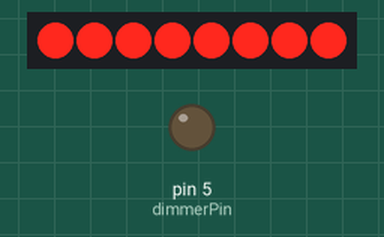
Recording of a sketch running on a simulated Arduino Uno, built with avr-gcc and run on an emulated ATmega328P. Parts: 8 shift-register outputs drawn as a row of LEDs (first output left, lit = HIGH), output pins drawn as LEDs (lit = HIGH). Wiring (inferred from the names in the program): shift register (74HC595): data pin 4; shift clock pin 2. Wiring (inferred from the signals the program sends): row of LEDs: on Q0, Q1, Q2, Q3, Q4, Q5, Q6, Q7. Random numbers use the default seed unless the sketch sets one; pins used as bus, display or sensor lines are not drawn; what the sketch prints to the serial monitor is not drawn.

Above: at 0.1 s.
Timing chart, 0 to 9.4 s (numbered marks = the images above):
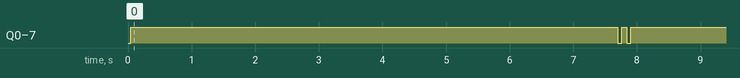

Measured:
- by itself, Q0–7: goes HIGH 7.7 s, LOW 0.06 s, HIGH 0.08 s, LOW 0.06 s, then HIGH

The sketch:

LED-Array.ino
```cpp
class ShiftRegister
{
  public:
    ShiftRegister(byte data, byte clock, byte latch, byte count = 1);
    ~ShiftRegister() ;
    void setPin(byte pos, boolean st);
    void setPin(byte pos, byte len, boolean st);
    void clear();
    void update();
  private:
    byte latchPin;
    byte clockPin;
    byte dataPin;

    byte shiftCount;
    boolean *reg = 0;

};

ShiftRegister::ShiftRegister(byte data, byte clock, byte latch, byte count) {
  shiftCount = count;
  reg = new boolean[shiftCount];
  for (int i = 0; i < shiftCount; i++) {
    reg[i] = false;
  }
  dataPin = data;
  clockPin = clock;
  latchPin = latch;
  pinMode(latchPin, OUTPUT);
  pinMode(clockPin, OUTPUT);
  pinMode(dataPin, OUTPUT);
}

ShiftRegister::~ShiftRegister() {
  delete[] reg;
  reg = 0;
}

void ShiftRegister::setPin(byte pos, boolean st) {
  reg[pos] = st;
}

void ShiftRegister::setPin(byte pos, byte len, boolean st) {
  for (int i = pos; i < pos + len; i++) {
    reg[i] = st;
  }
}

void ShiftRegister::clear() {
  for (int i = 0; i < shiftCount; i++) {
    reg[i] = false;
  }
}

void ShiftRegister::update() {
  digitalWrite(latchPin, LOW);
  //  for (int i = 0; i < shiftCount; i++) {
  for (int i = shiftCount - 1; i >= 0; i--) {

    digitalWrite(dataPin, reg[i]);

    digitalWrite(clockPin, HIGH);
    digitalWrite(clockPin, LOW);

  }
  digitalWrite(latchPin, HIGH);
}

// --- End ShiftRegister ---

//byte latchPin = 9;
//byte clockPin = 8;
//byte dataPin = 10;
byte latchPin = 3;
byte clockPin = 2;
byte dataPin = 4;
byte dimmerPin = 5;

byte maxLED = 70;

ShiftRegister shift(dataPin, clockPin, latchPin, maxLED);

void setup() {
    Serial.begin(9600);
    pinMode(dimmerPin, OUTPUT);
    analogWrite(dimmerPin, 00);
}

byte pos = maxLED / 2;

void loop() {

  pos += random(3) - 1;
  Serial.println(pos);

  if (pos == 255) {
    pos = 0;
  };
  if (pos > maxLED) {
    pos = maxLED;
  };

  shift.clear();
  shift.setPin(0, pos, HIGH);

  shift.update();
}
```
